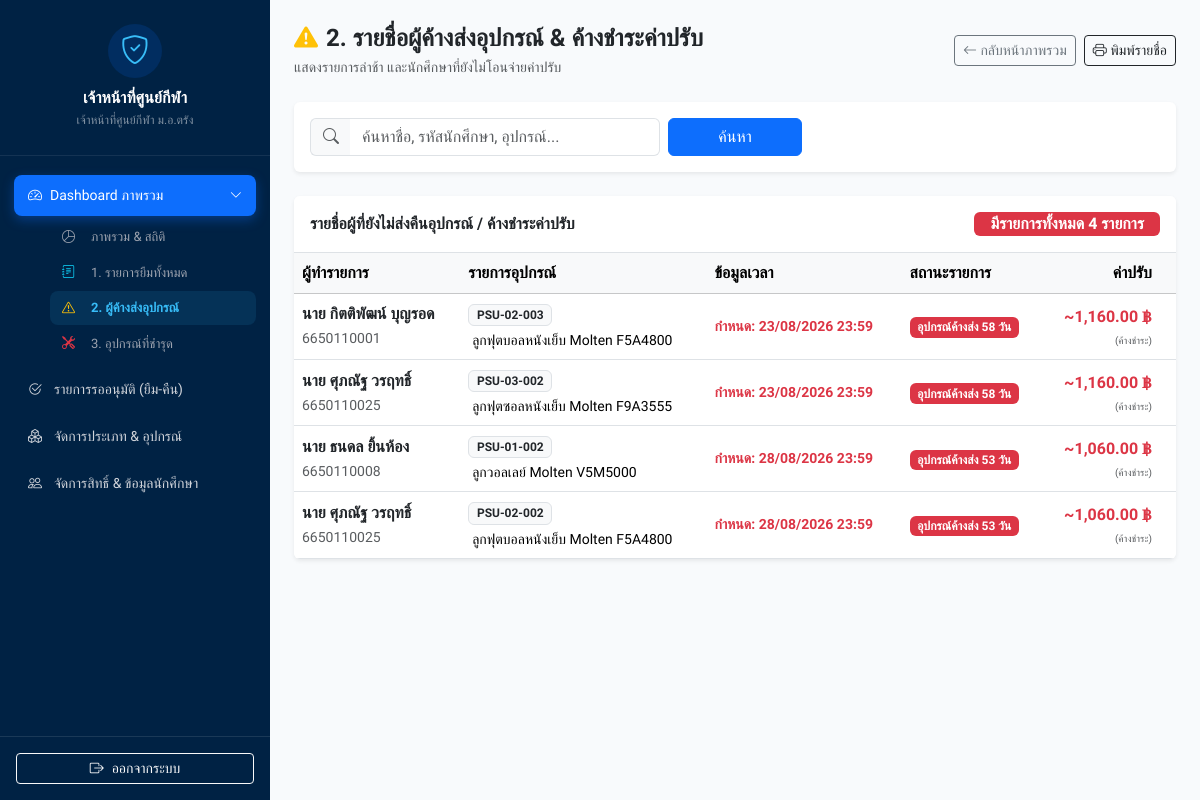
/admin/overdue.php (signed in), run on an earlier commit of the app's database.
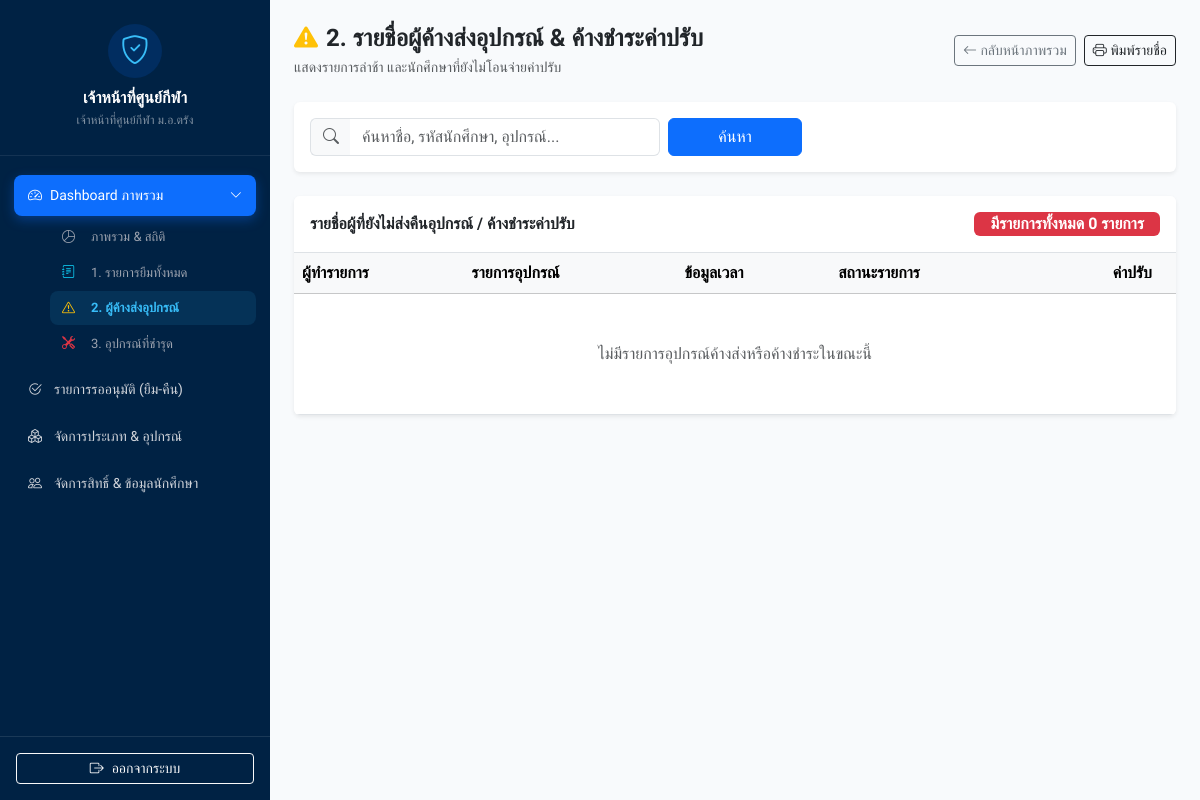
And on a later commit of the database.
### tables this page shows
CREATE TABLE IF NOT EXISTS `transactions` (
  `trans_id` int(11) NOT NULL AUTO_INCREMENT,
  `eq_id` int(11) NOT NULL,
  `user_id` int(11) NOT NULL,
  `borrow_time` datetime NOT NULL,
  `due_time` datetime NOT NULL,
  `return_time` datetime DEFAULT NULL,
  `borrow_image` varchar(255) NOT NULL,
  `return_image` varchar(255) DEFAULT NULL,
  `trans_status` enum('pending_borrow','borrowed','pending_return','returned','overdue','rejected') NOT NULL DEFAULT 'pending_borrow',
  `analyze_damaged_status` enum('normal','damaged','pending') NOT NULL DEFAULT 'normal',
  `reject_reason` text DEFAULT NULL,
  `approve_by` int(11) DEFAULT NULL,
  `approve_datetime` datetime DEFAULT NULL,
  PRIMARY KEY (`trans_id`),
  KEY `eq_id` (`eq_id`),
  KEY `user_id` (`user_id`),
  CONSTRAINT `eq_id` FOREIGN KEY (`eq_id`) REFERENCES `sport_equipment` (`eq_id`) ON UPDATE CASCADE,
  CONSTRAINT `user_id` FOREIGN KEY (`user_id`) REFERENCES `user` (`user_id`) ON UPDATE CASCADE
);

CREATE TABLE IF NOT EXISTS `user` (
  `user_id` int(11) NOT NULL AUTO_INCREMENT,
  `line_user_id` varchar(255) DEFAULT NULL,
  `student_id` varchar(50) DEFAULT NULL,
  `full_name` varchar(255) DEFAULT NULL,
  `email` varchar(255) DEFAULT NULL,
  `gender` varchar(20) DEFAULT NULL,
  `national_id` varchar(13) DEFAULT NULL,
  `faculty` varchar(100) DEFAULT NULL,
  `campus` varchar(100) DEFAULT NULL,
  `role` enum('user','admin') DEFAULT 'user',
  `status` enum('active','inactive','graduated') DEFAULT 'active',
  `enrollment_year` int(4) DEFAULT NULL,
  `created_at` timestamp NOT NULL DEFAULT current_timestamp(),
  PRIMARY KEY (`user_id`),
  UNIQUE KEY `line_user_id` (`line_user_id`),
  UNIQUE KEY `psu_passport_id` (`student_id`) USING BTREE
);

CREATE TABLE IF NOT EXISTS `sport_equipment` (
  `eq_id` int(11) NOT NULL AUTO_INCREMENT,
  `category_id` int(11) DEFAULT NULL,
  `eq_code` varchar(255) DEFAULT '',
  `eq_name` varchar(255) DEFAULT '',
  `status` enum('avaliable','borrowed','damaged','maintenance','pending') NOT NULL DEFAULT 'avaliable',
  `created_at` timestamp NULL DEFAULT current_timestamp(),
  PRIMARY KEY (`eq_id`),
  KEY `category_id` (`category_id`),
  CONSTRAINT `category_id` FOREIGN KEY (`category_id`) REFERENCES `sport_categories` (`category_id`) ON UPDATE CASCADE
);

### admin/overdue.php (the view, shortened to what the changed rows need)
<?php
require_once '../config/db.php';
$params = [];
$sql = "
    SELECT t.*, u.full_name, u.student_id, e.eq_code, e.eq_name,
           DATEDIFF(NOW(), t.due_time) AS days_overdue,
           f.price AS fine_amount, f.payment_status
    FROM transactions t
    LEFT JOIN user u ON t.user_id = u.user_id
    LEFT JOIN sport_equipment e ON t.eq_id = e.eq_id
    LEFT JOIN equipment_fines f ON t.trans_id = f.trans_id
    WHERE (
        (t.return_time IS NULL AND (t.trans_status = 'overdue' OR (t.due_time IS NOT NULL AND t.due_time < NOW() AND t.trans_status IN ('borrowed', 'pending_return'))))
        OR (f.payment_status = 'unpaid')
    )
";
$sql .= " ORDER BY f.payment_status DESC, t.due_time ASC";
$stmt = $pdo->prepare($sql);
$stmt->execute($params);
$overdueList = $stmt->fetchAll(PDO::FETCH_ASSOC);
?>
<!DOCTYPE html>
<html lang="th">
<head>
</head>
<body class="d-flex">
    <?php include '../components/sidebar.php'; ?>
    <div class="flex-grow-1 p-4 main-content" style="background-color: #f8fafc; min-height: 100vh;">
        <div class="card card-custom p-0 overflow-hidden border-0 shadow-sm bg-white">
            <div class="card-header bg-white py-3 border-bottom d-flex justify-content-between align-items-center">
                <h6 class="fw-bold mb-0 text-dark">รายชื่อผู้ที่ยังไม่ส่งคืนอุปกรณ์ / ค้างชำระค่าปรับ</h6>
                <span class="badge bg-danger fs-6 px-3 py-1">มีรายการทั้งหมด <?= count($overdueList) ?> รายการ</span>
            </div>
            <div class="table-responsive">
                <table class="table table-hover mb-0 align-middle">
                    <thead class="table-light text-secondary">
                        <tr>
                            <th>ผู้ทำรายการ</th>
                            <th>รายการอุปกรณ์</th>
                            <th>ข้อมูลเวลา</th>
                            <th>สถานะรายการ</th>
                            <th class="pe-4 text-end">ค่าปรับ</th>
                        </tr>
                    </thead>
                    <tbody>
                        <?php if (empty($overdueList)): ?>
                            <tr><td colspan="5" class="text-center text-muted py-5">ไม่มีรายการอุปกรณ์ค้างส่งหรือค้างชำระในขณะนี้</td></tr>
                        <?php endif; ?>
                        <?php foreach ($overdueList as $row):
                            $daysLate = max(1, (int)$row['days_overdue']);
                            $isReturnedUnpaid = ($row['trans_status'] === 'returned' && $row['payment_status'] === 'unpaid');
                            if ($isReturnedUnpaid) {
                                $timeDisplay = '<div class="small text-muted">กำหนด: '.date('d/m/Y H:i', strtotime($row['due_time'])).'</div>';
                                $timeDisplay .= '<div class="small text-success fw-semibold mt-1">คืนแล้ว: '.date('d/m/Y H:i', strtotime($row['return_time'])).'</div>';
                            } else {
                                $timeDisplay = '<div class="small text-danger fw-bold">กำหนด: '.date('d/m/Y H:i', strtotime($row['due_time'])).'</div>';
                            }
                            if ($isReturnedUnpaid) {
                                $statusBadge = '<span class="badge bg-warning text-dark px-2.5 py-1.5 border border-warning">คืนแล้ว (รอจ่ายค่าปรับ)</span>';
                            } else {
                                $statusBadge = '<span class="badge bg-danger px-2.5 py-1.5">อุปกรณ์ค้างส่ง '.$daysLate.' วัน</span>';
                            }
                            if (!empty($row['payment_status']) && $row['payment_status'] === 'unpaid') {
                                $fineDisplay = number_format($row['fine_amount'], 2) . ' ฿';
                                $fineNote = '<div class="badge bg-danger bg-opacity-10 text-danger border border-danger mt-1" style="font-size: 10px;">ค้างชำระ</div>';
                            } else {
                                $estFine = $daysLate * 20;
                                $fineDisplay = '~' . number_format($estFine, 2) . ' ฿';
                                $fineNote = '<div class="text-muted small mt-1" style="font-size: 10px;">(ค้างชำระ)</div>';
                            }
                        ?>
                        <tr>
                            <td>
                                <div class="fw-bold text-dark"><?= htmlspecialchars($row['full_name'] ?? 'ไม่ระบุชื่อ') ?></div>
                                <small class="text-muted"><?= htmlspecialchars($row['student_id'] ?? '-') ?></small>
                            </td>
                            <td>
                                <span class="badge bg-light text-dark border"><?= htmlspecialchars($row['eq_code'] ?? '-') ?></span>
                                <div class="ms-1 small mt-1"><?= htmlspecialchars($row['eq_name'] ?? '-') ?></div>
                            </td>
                            <td><?= $timeDisplay ?></td>
                            <td><?= $statusBadge ?></td>
                            <td class="pe-4 text-end">
                                <div class="fw-bold text-danger fs-6"><?= $fineDisplay ?></div>
                                <?= $fineNote ?>
                            </td>
                        </tr>
                        <?php endforeach; ?>
                    </tbody>
                </table>
            </div>
        </div>
    </div>
</body>
</html>

What changed in the data, as far as the page shows it:
no longer on this page (row edited): transactions: user.full_name "นาย กิตติพัฒน์ บุญรอด", user.student_id "6650110001", eq.eq_code "PSU-02-003", eq.eq_name "ลูกฟุตบอลหนังเย็บ Molten F5A4800", due_time "23/08/2026 23:59", daysLate "58", fineDisplay "~1,160.00 ฿"
no longer on this page (row edited): transactions: user.full_name "นาย ศุภณัฐ วรฤทธิ์", user.student_id "6650110025", eq.eq_code "PSU-03-002", eq.eq_name "ลูกฟุตซอลหนังเย็บ Molten F9A3555", due_time "23/08/2026 23:59", daysLate "58", fineDisplay "~1,160.00 ฿"
no longer on this page (row edited): transactions: user.full_name "นาย ธนดล ยิ้นห้อง", user.student_id "6650110008", eq.eq_code "PSU-01-002", eq.eq_name "ลูกวอลเลย์ Molten V5M5000", due_time "28/08/2026 23:59", daysLate "53", fineDisplay "~1,060.00 ฿"
removed transactions: user.full_name "นาย ศุภณัฐ วรฤทธิ์", user.student_id "6650110025", eq.eq_code "PSU-02-002", eq.eq_name "ลูกฟุตบอลหนังเย็บ Molten F5A4800", due_time "28/08/2026 23:59", daysLate "53", fineDisplay "~1,060.00 ฿"
Also different on the page:
count($overdueList): "4" → "0"
text now shown: "ไม่มีรายการอุปกรณ์ค้างส่งหรือค้างชำระในขณะนี้"
